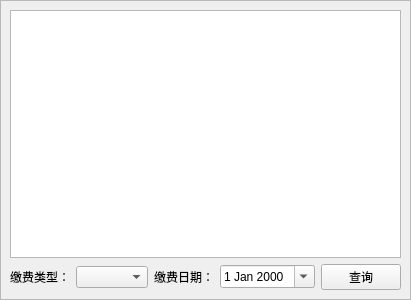
<?xml version="1.0" encoding="UTF-8"?>
<ui version="4.0">
 <class>QueryPart</class>
 <widget class="QWidget" name="QueryPart">
  <property name="geometry">
   <rect>
    <x>0</x>
    <y>0</y>
    <width>400</width>
    <height>300</height>
   </rect>
  </property>
  <property name="windowTitle">
   <string>Form</string>
  </property>
  <layout class="QVBoxLayout" name="verticalLayout">
   <property name="leftMargin">
    <number>0</number>
   </property>
   <property name="topMargin">
    <number>0</number>
   </property>
   <property name="rightMargin">
    <number>0</number>
   </property>
   <property name="bottomMargin">
    <number>0</number>
   </property>
   <item>
    <widget class="QFrame" name="frame">
     <property name="frameShape">
      <enum>QFrame::StyledPanel</enum>
     </property>
     <property name="frameShadow">
      <enum>QFrame::Raised</enum>
     </property>
     <layout class="QVBoxLayout" name="verticalLayout_2">
      <item>
       <widget class="QTableView" name="tableView"/>
      </item>
      <item>
       <layout class="QHBoxLayout" name="horizontalLayout">
        <item>
         <widget class="QLabel" name="label">
          <property name="text">
           <string>缴费类型：</string>
          </property>
         </widget>
        </item>
        <item>
         <widget class="QComboBox" name="typeComboBox">
          <property name="sizePolicy">
           <sizepolicy hsizetype="Expanding" vsizetype="Fixed">
            <horstretch>0</horstretch>
            <verstretch>0</verstretch>
           </sizepolicy>
          </property>
         </widget>
        </item>
        <item>
         <widget class="QLabel" name="label_2">
          <property name="text">
           <string>缴费日期：</string>
          </property>
         </widget>
        </item>
        <item>
         <widget class="QDateEdit" name="payTimeEdit">
          <property name="sizePolicy">
           <sizepolicy hsizetype="Expanding" vsizetype="Fixed">
            <horstretch>0</horstretch>
            <verstretch>0</verstretch>
           </sizepolicy>
          </property>
          <property name="calendarPopup">
           <bool>true</bool>
          </property>
         </widget>
        </item>
        <item>
         <widget class="QPushButton" name="queryButton">
          <property name="sizePolicy">
           <sizepolicy hsizetype="Expanding" vsizetype="Fixed">
            <horstretch>0</horstretch>
            <verstretch>0</verstretch>
           </sizepolicy>
          </property>
          <property name="text">
           <string>查询</string>
          </property>
         </widget>
        </item>
       </layout>
      </item>
     </layout>
    </widget>
   </item>
  </layout>
 </widget>
 <resources/>
 <connections/>
</ui>
